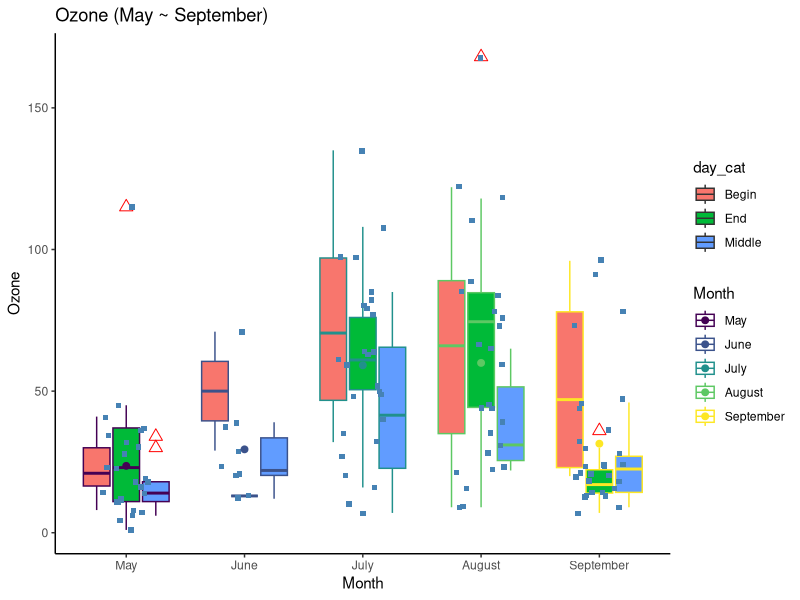

Here is the R script that generated this plot:
library(dplyr)
library(ggplot2)

data_air <- airquality %>%
  select(-c(Solar.R, Temp)) %>%
  mutate(Month = factor(Month, order=TRUE,
    labels = c("May", "June", "July", "August", "September")),
    day_cat = factor(
      ifelse(Day < 10, "Begin", ifelse(Day < 20, "Middle", "End"))
    )
  )

# 결측치 제거
data_air <- data_air %>% na.omit()
glimpse(data_air)

# box plot
box_plot <- ggplot(data_air, aes(x = Month, y = Ozone, color = Month))
box_plot <- box_plot +
  geom_boxplot(
    aes(fill = day_cat),
    outlier.colour = "red",
    outlier.shape = 2,
    outlier.size = 3
  ) +
  geom_jitter(shape = 15,
    color = "steelblue",
    position = position_jitter(width = 0.21)
  ) +
  labs(
    title = "Ozone (May ~ September)"
  ) +
#  coord_flip() +
  theme_classic() +
  stat_summary(fun.y = mean, geom = "point", size = 2)

ggsave("plot/box-plot.png", plot = box_plot, width = 30, height = 15, units = "cm")
